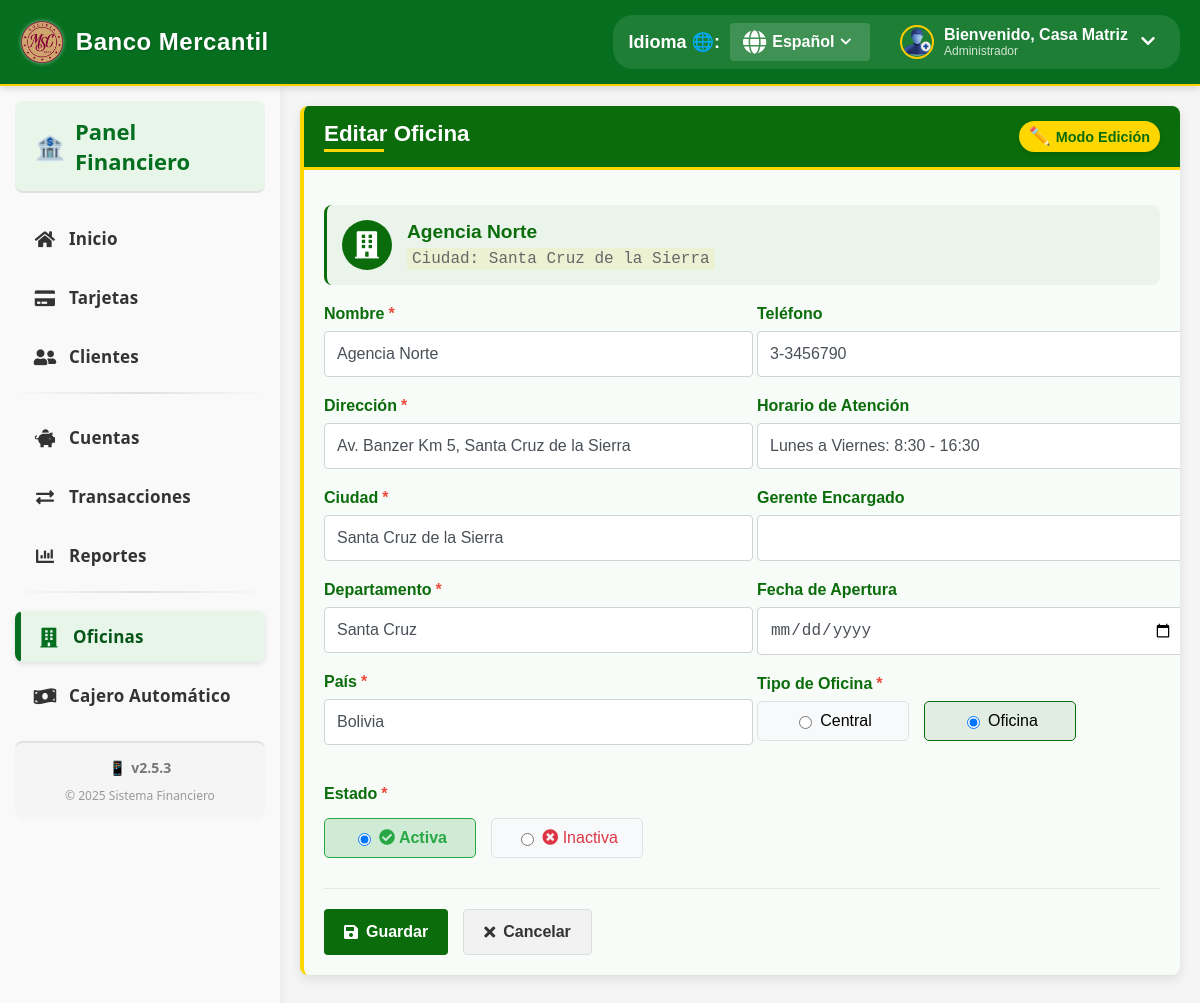
The page /index.php?controller=oficina&action=editar&id=2 (signed in) on the database its author committed.
### tables this page shows
CREATE TABLE oficina (
    idOficina INT not null AUTO_INCREMENT,
    hash varchar(50) COMMENT 'hash',
    central BOOLEAN NOT NULL,
    nombre VARCHAR(100) NOT NULL,
    direccion VARCHAR(255) NOT NULL,
    telefono VARCHAR(20),
    ciudad VARCHAR(100) NOT NULL DEFAULT 'Santa Cruz de la Sierra',
    departamento VARCHAR(100) NOT NULL DEFAULT 'Santa Cruz',
    pais VARCHAR(100) NOT NULL DEFAULT 'Bolivia',
    horarioAtencion VARCHAR(255),
    gerenteEncargado VARCHAR(100),
    fechaInauguracion DATE,
    estado ENUM('activa', 'inactiva') NOT NULL DEFAULT 'activa',
    CONSTRAINT PK_Oficina PRIMARY KEY (idOficina)
);

### controllers/OficinaController.php (called while the page is built, shortened)
<?php
class OficinaController {
    private $session;
    private $model;
    public function __construct() {
        $database = new Database();
        $this->db = $database->connect();
        $this->session = new Session();
        $this->model = new Oficina($this->db);
    }
    public function editar() {
        global $lang;
        $id = (int)$_GET['id'];
        $this->model->idOficina = $id;
        if (!$this->model->obtenerUna()) {
            $this->session->setFlashMessage('error', $lang['branch_not_found'] ?? 'Oficina no encontrada');
            header('Location: index.php?controller=oficina&action=listar');
            exit;
        }
        include_once 'views/main.php';
    }
}
?>

### config/database.php (called while the page is built, shortened)
<?php
class Database {
    private $host = 'localhost';
    private $db_name = 'banco_camba';
    private $username = 'root';
    private $password = '';
    public function connect() {
        $this->conn = null;
        try {
            $this->conn = new PDO(
                'mysql:host=' . $this->host . ';dbname=' . $this->db_name,
                $this->username,
                $this->password
            );
            $this->conn->setAttribute(PDO::ATTR_ERRMODE, PDO::ERRMODE_EXCEPTION);
            $this->conn->exec("SET NAMES utf8");
        } catch(PDOException $e) {
            echo 'Connection Error: ' . $e->getMessage();
        }
        return $this->conn;
    }
}
?>

### models/Oficina.php (called while the page is built, shortened)
<?php
class Oficina {
    public $idOficina;
    private $conn;
    public function __construct($db) {
        $this->conn = $db;
    }
    public function obtenerUna() {
        try {
            $query = "SELECT * FROM oficina WHERE idOficina = ?";
            $stmt = $this->conn->prepare($query);
            $stmt->bindParam(1, $this->idOficina);
            $stmt->execute();
            if ($stmt->rowCount() > 0) {
                $row = $stmt->fetch(PDO::FETCH_ASSOC);
                $this->central = $row['central'];
                $this->nombre = $row['nombre'];
                $this->direccion = $row['direccion'];
                $this->telefono = $row['telefono'];
                $this->ciudad = $row['ciudad'];
                $this->departamento = $row['departamento'];
                $this->pais = $row['pais'];
                $this->horarioAtencion = $row['horarioAtencion'];
                $this->gerenteEncargado = $row['gerenteEncargado'];
                $this->fechaInauguracion = $row['fechaInauguracion'];
                $this->estado = $row['estado'];
                return true;
            }
            return false;
        } catch (PDOException $e) {
            error_log("Error en Oficina::obtenerUna(): " . $e->getMessage());
            return false;
        }
    }
}
?>

### views/oficina/editar.php (the view, shortened to what this page needs)
<link rel="stylesheet" href="assets/css/styleEditar.css">
<div class="client-card edit-mode">
    <div class="card-header">
        <h2 class="title-with-line"><?php echo isset($lang['edit_office']) ? $lang['edit_office'] : 'Editar Oficina'; ?></h2>
        <div class="edit-badge">
            <span class="edit-icon">✏️</span>
            <span class="edit-text"><?php echo isset($lang['editing_mode']) ? $lang['editing_mode'] : 'Modo Edición'; ?></span>
        </div>
    </div>
    <div class="card-body">
        <div class="client-info-summary">
            <div class="client-avatar">
                <i class="fas fa-building"></i>
            </div>
            <div class="client-summary">
                <h3><?php echo $this->model->nombre; ?></h3>
                <p class="client-id"><?php echo isset($lang['city']) ? $lang['city'] : 'Ciudad'; ?>: <?php echo $this->model->ciudad; ?></p>
            </div>
        </div>
        <form id="form-oficina" method="POST" action="index.php?controller=oficina&action=actualizar" class="needs-validation" novalidate>
            <div class="form-grid">
                <div class="form-column">
                    <div class="form-group">
                        <label for="nombre" class="form-label"><?php echo isset($lang['name']) ? $lang['name'] : 'Nombre'; ?><span class="required">*</span></label>
                        <input type="text" id="nombre" name="nombre" class="form-control" value="<?php echo $this->model->nombre; ?>" required>
                    </div>
                    <div class="form-group">
                        <label for="direccion" class="form-label"><?php echo isset($lang['address']) ? $lang['address'] : 'Dirección'; ?><span class="required">*</span></label>
                        <input type="text" id="direccion" name="direccion" class="form-control" value="<?php echo $this->model->direccion; ?>" required>
                    </div>
                    <div class="form-group">
                        <label for="ciudad" class="form-label"><?php echo isset($lang['city']) ? $lang['city'] : 'Ciudad'; ?><span class="required">*</span></label>
                        <input type="text" id="ciudad" name="ciudad" class="form-control" value="<?php echo $this->model->ciudad; ?>" required>
                    </div>
                    <div class="form-group">
                        <label for="departamento" class="form-label"><?php echo isset($lang['state']) ? $lang['state'] : 'Departamento'; ?><span class="required">*</span></label>
                        <input type="text" id="departamento" name="departamento" class="form-control" value="<?php echo $this->model->departamento; ?>" required>
                    </div>
                    <div class="form-group">
                        <label for="pais" class="form-label"><?php echo isset($lang['country']) ? $lang['country'] : 'País'; ?><span class="required">*</span></label>
                        <input type="text" id="pais" name="pais" class="form-control" value="<?php echo $this->model->pais; ?>" required>
                    </div>
                </div>
                <div class="form-column">
                    <div class="form-group">
                        <label for="telefono" class="form-label"><?php echo isset($lang['phone']) ? $lang['phone'] : 'Teléfono'; ?></label>
                        <input type="text" id="telefono" name="telefono" class="form-control" value="<?php echo $this->model->telefono; ?>">
                    </div>
                    <div class="form-group">
                        <label for="horarioAtencion" class="form-label"><?php echo isset($lang['office_hours']) ? $lang['office_hours'] : 'Horario de Atención'; ?></label>
                        <input type="text" id="horarioAtencion" name="horarioAtencion" class="form-control" value="<?php echo $this->model->horarioAtencion; ?>" placeholder="Ej: Lunes a Viernes 8:00 - 16:00">
                    </div>
                    <div class="form-group">
                        <label for="gerenteEncargado" class="form-label"><?php echo isset($lang['manager']) ? $lang['manager'] : 'Gerente Encargado'; ?></label>
                        <input type="text" id="gerenteEncargado" name="gerenteEncargado" class="form-control" value="<?php echo $this->model->gerenteEncargado; ?>">
                    </div>
                    <div class="form-group">
                        <label for="fechaInauguracion" class="form-label"><?php echo isset($lang['opening_date']) ? $lang['opening_date'] : 'Fecha de Inauguración'; ?></label>
                        <input type="date" id="fechaInauguracion" name="fechaInauguracion" class="form-control" value="<?php echo $this->model->fechaInauguracion; ?>">
                    </div>
                    <div class="form-group">
                        <label class="form-label"><?php echo isset($lang['branch_type']) ? $lang['branch_type'] : 'Tipo de Oficina'; ?><span class="required">*</span></label>
                        <div class="radio-options">
                            <div class="radio-option <?php echo $this->model->central == 1 ? 'selected' : ''; ?>">
                                <input class="form-check-input" type="radio" name="central" id="tipoCentral" value="1" <?php echo $this->model->central == 1 ? 'checked' : ''; ?>>
                                <label class="form-check-label" for="tipoCentral">
                                    <?php echo isset($lang['central']) ? $lang['central'] : 'Central'; ?>
                                </label>
                            </div>
                            <div class="radio-option <?php echo $this->model->central == 0 ? 'selected' : ''; ?>">
                                <input class="form-check-input" type="radio" name="central" id="tipoAgencia" value="0" <?php echo $this->model->central == 0 ? 'checked' : ''; ?>>
                                <label class="form-check-label" for="tipoAgencia">
                                    <?php echo isset($lang['branch']) ? $lang['branch'] : 'Sucursal'; ?>
                                </label>
                            </div>
                        </div>
                    </div>
                </div>
            </div>
            <div class="form-group full-width">
                <label class="form-label"><?php echo isset($lang['status']) ? $lang['status'] : 'Estado'; ?><span class="required">*</span></label>
                <div class="radio-options status-options">
                    <div class="radio-option status-active <?php echo $this->model->estado == 'activa' ? 'selected' : ''; ?>">
                        <input class="form-check-input" type="radio" name="estado" id="estadoActivo" value="activa" <?php echo $this->model->estado == 'activa' ? 'checked' : ''; ?>>
                        <label class="form-check-label" for="estadoActivo">
                            <i class="fas fa-check-circle"></i> <?php echo isset($lang['active']) ? $lang['active'] : 'Activa'; ?>
                        </label>
                    </div>
                    <div class="radio-option status-inactive <?php echo $this->model->estado == 'inactiva' ? 'selected' : ''; ?>">
                        <input class="form-check-input" type="radio" name="estado" id="estadoInactivo" value="inactiva" <?php echo $this->model->estado == 'inactiva' ? 'checked' : ''; ?>>
                        <label class="form-check-label" for="estadoInactivo">
                            <i class="fas fa-times-circle"></i> <?php echo isset($lang['inactive']) ? $lang['inactive'] : 'Inactiva'; ?>
                        </label>
                    </div>
                </div>
            </div>
            <div class="form-actions">
                <button type="submit" class="btn btn-primary">
                    <i class="fas fa-save"></i> <?php echo isset($lang['save']) ? $lang['save'] : 'Guardar'; ?>
                </button>
                <a href="index.php?controller=oficina&action=ver&id=<?php echo $this->model->idOficina; ?>" class="btn btn-secondary">
                    <i class="fas fa-times"></i> <?php echo isset($lang['cancel']) ? $lang['cancel'] : 'Cancelar'; ?>
                </a>
            </div>
        </form>
    </div>
</div>

### assets/css/styles.css (style rules this page uses)
:root { --primary-color: #056f1f; --secondary-color: #004481; --light-color: #ffffff; --border-color: #e0e0e0; --hover-color: #033d11; --danger-color: #dc3545; --success-color: #28a745; --warning-color: #ffc107; --info-color: #17a2b8; }
body { font-family: 'Arial', sans-serif; background-color: #f5f5f5; margin: 0; padding: 0; min-height: 100vh; }
a { color: var(--secondary-color); text-decoration: none; }
.card-header { font-size: 18px; font-weight: bold; margin-bottom: 15px; color: var(--primary-color); border-bottom: 1px solid var(--border-color); padding-bottom: 10px; }
.btn { display: inline-block; font-weight: 400; text-align: center; white-space: nowrap; vertical-align: middle; user-select: none; border: 1px solid transparent; padding: 0.375rem 0.75rem; font-size: 1rem; line-height: 1.5; border-radius: 0.25rem; transition: color 0.15s ease-in-out, background-color 0.15s ease-in-out, border-color 0.15s ease-in-out, box-shadow 0.15s ease-in-out; cursor: pointer; }
.btn-primary { color: #18d45d; background-color: var(--primary-color); border-color: var(--primary-color); }
.btn-secondary { color: #fff; background-color: var(--secondary-color); border-color: var(--secondary-color); }

### assets/css/styleMain.css (style rules this page uses)
:root { --primary-color: #056f1f; --primary-dark: #045518; --primary-light: #e8f5e9; --secondary-color: #1976d2; --text-light: #ffffff; --text-dark: #333333; --hover-color: #e8f5e9; --active-color: #c8e6c9; --transition-speed: 0.3s; --border-radius: 8px; --box-shadow: 0 2px 5px rgba(0, 0, 0, 0.1); }

### rows shown on the page
oficina: nombre "Agencia Norte", ciudad "Santa Cruz de la Sierra", direccion "Av. Banzer Km 5, Santa Cruz de la Sierra", departamento "Santa Cruz", pais "Bolivia", telefono "3-3456790", horarioAtencion "Lunes a Viernes: 8:30 - 16:30", central "☐ Central", central "☑ Oficina", estado "☑ Activa", estado "☐ Inactiva"

### other values the page prints
$lang['welcome'] "Bienvenido"
$_SESSION['nombre'] "Casa Matriz"
$lang['home'] "Inicio"
$lang['cards'] "Tarjetas"
$lang['clients'] "Clientes"
$lang['accounts'] "Cuentas"
$lang['transactions'] "Transacciones"
$lang['reports'] "Reportes"
$lang['branches'] "Oficinas"
$lang['atm'] "Cajero Automático"
$lang['name'] "Nombre"
$lang['address'] "Dirección"
$lang['phone'] "Teléfono"
$lang['opening_date'] "Fecha de Apertura"
$lang['branch'] "Oficina"
